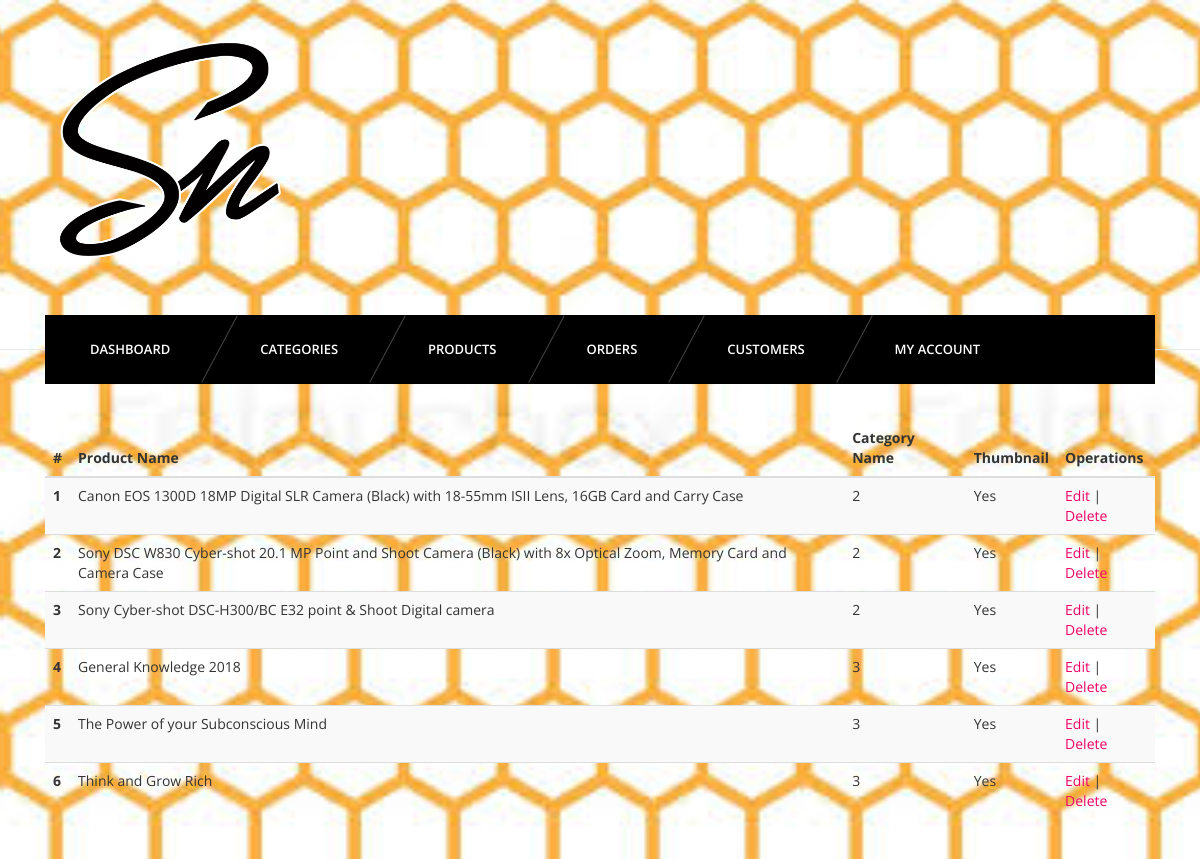
The app's page /admin/products.php (signed in) with its own data.
### tables this page shows
CREATE TABLE IF NOT EXISTS `products` (
  `id` INT(11) NOT NULL AUTO_INCREMENT,
  `name` VARCHAR(255) NOT NULL,
  `catid` INT(11) NOT NULL,
  `price` VARCHAR(255) NOT NULL,
  `thumb` VARCHAR(255) NOT NULL,
  `description` VARCHAR(255) NOT NULL,
  PRIMARY KEY (`id`),
  INDEX `fk_catid_category_id_idx` (`catid` ASC),
  CONSTRAINT `fk_products_catid_category_id`
    FOREIGN KEY (`catid`)
    REFERENCES `category` (`id`));

### admin/products.php (the view, shortened to what this page needs)
<?php
require_once '../config/connect.php';
?>
<?php include 'inc/header.php'; ?>
<?php include 'inc/nav.php'; ?>
<section id="content">
    <div class="content-blog">
        <div class="container">
            <table class="table table-striped">
                <thead>
                    <tr>
                        <th>#</th>
                        <th>Product Name</th>
                        <th>Category Name</th>
                        <th>Thumbnail</th>
                        <th>Operations</th>
                    </tr>
                </thead>
                <tbody>
                    <?php
                    $sql = "SELECT * FROM products";
                    $res = mysqli_query($connection, $sql);
                    while ($r = mysqli_fetch_assoc($res)) {
                        ?>
                        <tr>
                            <th scope="row"><?php echo $r['id']; ?></th>
                            <td><?php echo $r['name']; ?></td>
                            <td><?php echo $r['catid']; ?></td>
                            <td><?php if ($r['thumb']) {
                                echo "Yes";
                            } else {
                                echo "No";
                            } ?></td>
                            <td><a href="editproduct.php?id=<?php echo $r['id']; ?>">Edit</a> | <a href="delproduct.php?id=<?php echo $r['id']; ?>">Delete</a></td>
                        </tr>
                        <?php
                    } ?>
                </tbody>
            </table>
        </div>
    </div>
</section>

### admin/inc/header.php (shortened to what this page needs)
<!DOCTYPE html>
	<html>
<head>
    <link rel="stylesheet" href="../assets/css/bootstrap.css">
    <link rel="stylesheet" href="../assets/font-awesome/css/font-awesome.min.css">
    <link rel="stylesheet" href="../assets/js/isotope/isotope.css">
    <link rel="stylesheet" href="../assets/js/flexslider/flexslider.css">
    <link rel="stylesheet" href="../assets/js/owl-carousel/owl.carousel.css">
    <link rel="stylesheet" href="../assets/js/owl-carousel/owl.theme.css">
    <link rel="stylesheet" href="../assets/js/owl-carousel/owl.transitions.css">
    <link rel="stylesheet" href="../assets/js/superfish/css/megafish.css" media="screen">
    <link rel="stylesheet" href="../assets/js/superfish/css/superfish.css" media="screen">
    <link rel="stylesheet" href="../assets/js/pikaday/pikaday.css">
    <link rel="stylesheet" href="../assets/css/settings-panel.css">
    <link rel="stylesheet" href="../assets/css/style.css">
    <link rel="stylesheet" href="../assets/css/light.css">
    <link rel="stylesheet" href="../assets/css/responsive.css">
</head>
    <body class="multi-page">
        <div id="wrapper" class="wrapper">
            <header id="header2">
                <div class="container">
                    <div class="row">
                        <div class="col-md-3 col-xs-5 logo">
                            <a href="http://localhost/Sokonet/admin"><img src="<?php echo getenv('STORE_URL'); ?>/assets/images/logo.png" class="img-responsive" alt=""/></a>
                        </div>
                        <div class="col-md-9 col-xs-7">
                        </div>
                    </div>

### admin/inc/nav.php (shortened to what this page needs)
        <div class="menu-wrap">
            <ul class="sf-menu">
                <li>
                    <a href="index.php">Dashboard</a>
                </li>
                <li>
                    <a href="#">Categories</a>
                </li>
                <li>
                    <a href="#">Products</a>
                </li>
                <li>
                    <a href="#">Orders</a>
                </li>
                <li>
                    <a href="#">Customers</a>
                </li>
                <li>
                    <a href="#">My Account</a>
                </li>
            </ul>
            <div class="header-xtra">
            </div>
        </div>
    </div>
</header>

### assets/js/superfish/css/megafish.css (style rules this page uses)
.sf-menu { position: relative; margin: 0; padding: 0; list-style: none; }
.sf-menu > li { float: left; }
.sf-menu > li > a { display: block; position: relative; }
.sf-menu { float: left; margin-bottom: 1em; width: 100%; }
.sf-menu > li > a { border-left: 1px solid #fff; border-top: 1px solid #dFeEFF; border-top: 1px solid rgba(255,255,255,.5); padding: .75em 1em; text-decoration: none; zoom: 1; color: #13a; }
.sf-menu > li { background: #BDD2FF; -webkit-transition: background .2s; transition: background .2s; }

### assets/js/superfish/css/superfish.css (style rules this page uses)
.sf-menu, .sf-menu * { margin: 0; padding: 0; list-style: none; }
.sf-menu li { position: relative; }
.sf-menu > li { float: left; }
.sf-menu a { display: block; position: relative; }
.sf-menu { float: left; margin-bottom: 1em; }
.sf-menu a { border-left: 1px solid #fff; border-top: 1px solid #dFeEFF; border-top: 1px solid rgba(255,255,255,.5); padding: .75em 1em; text-decoration: none; zoom: 1; }
.sf-menu a { color: #13a; }
.sf-menu li { background: #BDD2FF; white-space: nowrap; *white-space: normal; -webkit-transition: background .2s; transition: background .2s; }

### assets/css/light.css (style rules this page uses)
body { background-color:#fff; }

### records on screen
products: id "1", name "Canon EOS 1300D 18MP Digital SLR Camera (Black) with 18-55mm ISII Lens, 16GB Card and Carry Case", catid "2", shows "Yes"
products: id "2", name "Sony DSC W830 Cyber-shot 20.1 MP Point and Shoot Camera (Black) with 8x Optical Zoom, Memory Card and Camera Case", catid "2", shows "Yes"
products: id "3", name "Sony Cyber-shot DSC-H300/BC E32 point & Shoot Digital camera", catid "2", shows "Yes"
products: id "4", name "General Knowledge 2018", catid "3", shows "Yes"
products: id "5", name "The Power of your Subconscious Mind", catid "3", shows "Yes"
products: id "6", name "Think and Grow Rich", catid "3", shows "Yes"
